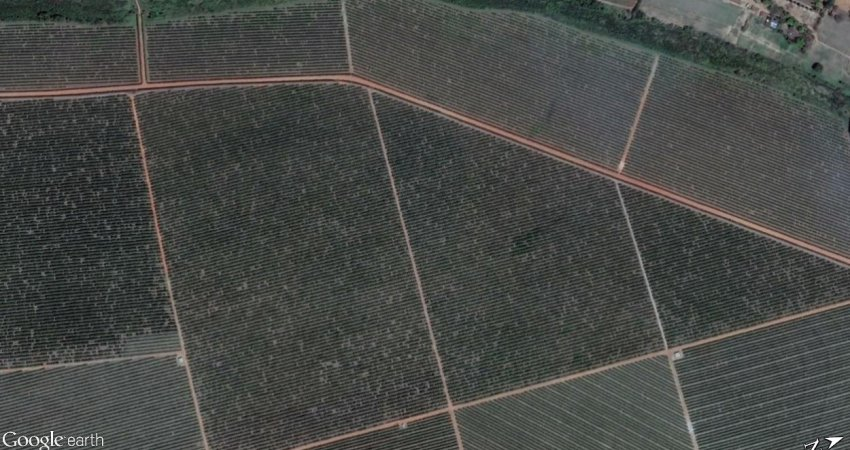
#> input picture lote3.jpg, 850 x 450 px
$ python script.py
#> lines starting #> are read from the running program, lines starting #| are printed output that depends on the picture; after the words box and inside, x2 and y2 are one past the last pixel; in counts of white or black regions, pixels touching at a corner belong together
import cv2
from matplotlib import pyplot as plt

img = cv2.imread("lote3.jpg")
#> img is the input picture: shape (450, 850, 3); mean B, G, R 70, 73.1, 71

#contorno
gray = cv2.cvtColor(img, cv2.COLOR_BGR2GRAY)

thresh = 100

ret,thresh_img = cv2.threshold(gray, thresh, 255, cv2.THRESH_BINARY)
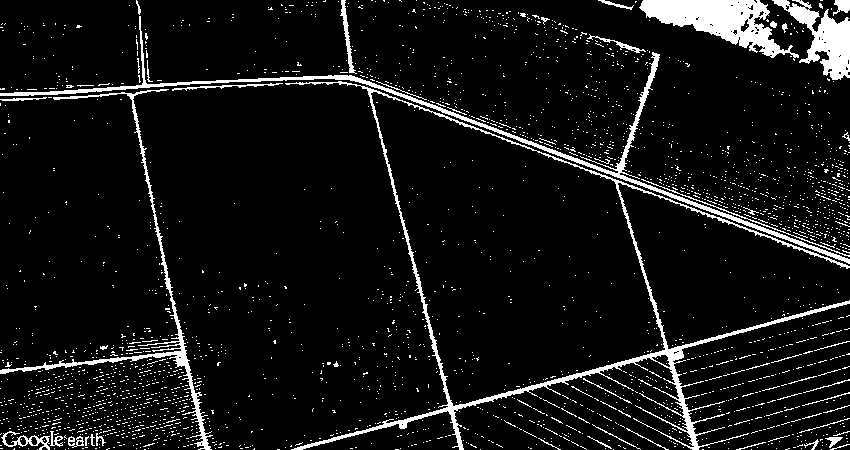
#> thresh_img: shape (450, 850); 7.7% white; 2631 white regions (2572 under 20 px)
#> ret = 100

contours, hierarchy = cv2.findContours(thresh_img, cv2.RETR_TREE, cv2.CHAIN_APPROX_SIMPLE)
#> contours = 2700 contours, 2672 with area under 20; largest, box (x1, y1, x2, y2) and area: (285, 81, 850, 450) 59416, (370, 91, 666, 407) 54839, (639, 0, 799, 61) 4091, (0, 16, 850, 264) 3000, (772, 0, 850, 80) 2332

for c in contours:
    #area do contorno
    area = cv2.contourArea(c)
    #segmentando contorno especifico
    if area > 54000 and area < 55000:
        #desenhando contorno
        cv2.drawContours(img, c, -1, (0, 0, 255), 3)
        cv2.putText(img, ("Area: " + str(area)), (50,50), cv2.FONT_HERSHEY_SIMPLEX, 1, (255,0,0), 2, cv2.LINE_AA)
        hectare = 10000
        #calculo de quantos hectares a area tem
        hectare_por_area = area/hectare
        cv2.putText(img, ("Hectare por area: " + str(hectare_por_area)), (50,100), cv2.FONT_HERSHEY_SIMPLEX, 1, (255,0,0), 2, cv2.LINE_AA)

        #calculo de sementes de milho por hectare
        taxa_semeadura_milho = 3
        espacamento_milho = 0.45
        sementes_milho_hectare = (hectare / espacamento_milho) * taxa_semeadura_milho * 1.1
        print("Milho:","\n",
              "Espaçamento: ", espacamento_milho, " metros" ,"\n",
              "Taxa de semeadura: ", taxa_semeadura_milho, " sementes/metro linear", "\n",
              "Sementes de milho por hectare: ", "{:.1f}".format(sementes_milho_hectare))

        #calculo de sementes de feijao por hectare
        peso_semente_feijao = 27.4
        taxa_semeadura_feijao = 12
        espacamento_feijao = 0.45
        taxa_germinacao_feijao = 85
        sementes_feijao_hectare = ((hectare * peso_semente_feijao * taxa_semeadura_feijao) / (espacamento_feijao * taxa_germinacao_feijao)) * 1.1
        print("Feijao:", "\n",
              "Peso de 100g de semente: ", peso_semente_feijao, " gramas" ,"\n",
              "Taxa de semeadura: ", taxa_semeadura_feijao, " sementes/metro linear", "\n",
              "Espaçamento: ", espacamento_feijao, " metros", "\n",
              "Sementes de feijao por hectare: ", "{:.1f}".format(sementes_feijao_hectare), " quilo/hectare")

        #quantos hectares serao usados para milho e feijao
        print("Você possui ", hectare_por_area , " hectares, quantos hectares gostaria de usar para plantar milho?")
        milho = float(input())
        hectare_restante = hectare_por_area - milho
        print("Você possui ", hectare_restante, " hectares restantes, quanto gostaria de usar para plantar feijao?")
        feijao = float(input())

        #calculo de quantas sementes precisara
        semente_milho = sementes_feijao_hectare * milho
        semente_feijao = sementes_feijao_hectare * feijao
        print("Voce precisará de ", "{:.1f}".format(semente_milho), " sementes de milho e ", "{:.1f}".format(semente_feijao), " quilos de feijao ")
        cv2.putText(img, "Milho: " + str(milho) + " hectares", (50,150), cv2.FONT_HERSHEY_SIMPLEX, 1, (255,0,0), 2, cv2.LINE_AA)
        cv2.putText(img, "Sementes: " + str("{:.1f}".format(semente_milho)), (50,200), cv2.FONT_HERSHEY_SIMPLEX, 1, (255,0,0), 2, cv2.LINE_AA)
        cv2.putText(img, "Feijao: " + str(feijao) + " hectares", (50,250), cv2.FONT_HERSHEY_SIMPLEX, 1, (255,0,0), 2, cv2.LINE_AA)
        cv2.putText(img, "Quilos de semente: " + str("{:.1f}".format(semente_feijao)), (50,300), cv2.FONT_HERSHEY_SIMPLEX, 1, (255,0,0), 2, cv2.LINE_AA)
#> this loop made 2700 passes; the answer given on pass 2186: 3
#> (area, hectare, hectare_por_area, taxa_semeadura_milho, espacamento_milho, sementes_milho_hectare, peso_semente_feijao, taxa_semeadura_feijao) on pass 2186: (54839, 10000, 5.48, 3, 0.45, 73333.3, 27.4, 12)
#> (c, area) on passes 1 to 6: ([[821, 449]], 0), ([[751, 449]], 0), ([[702, 449], [703, 449]], 0), ([[613, 449]], 0), ([[480, 449]], 0), ([[395, 449], [398, 449]], 0)
#| Milho:
#|  Espaçamento:  0.45  metros
#|  Taxa de semeadura:  3  sementes/metro linear
#|  Sementes de milho por hectare:  73333.3
#| Feijao:
#|  Peso de 100g de semente:  27.4  gramas
#|  Taxa de semeadura:  12  sementes/metro linear
#|  Espaçamento:  0.45  metros
#|  Sementes de feijao por hectare:  94556.9  quilo/hectare
#| Você possui  5.4839  hectares, quantos hectares gostaria de usar para plantar milho?
#> (further printed lines are left out)
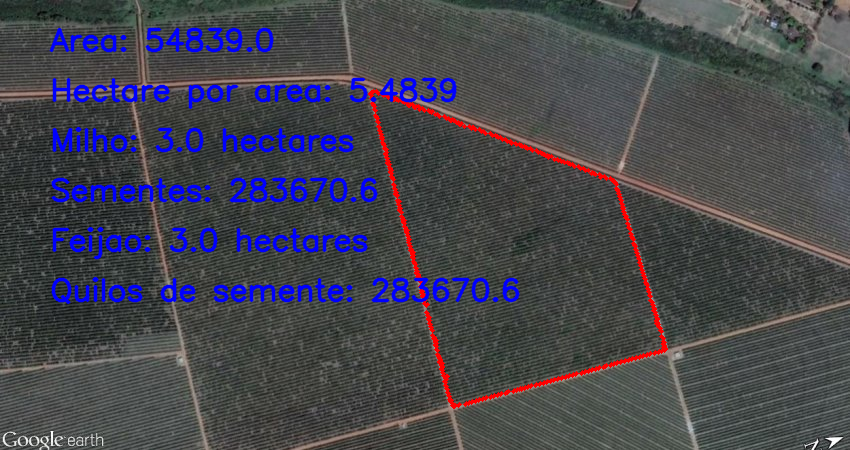
#> img: shape (450, 850, 3); 6.98% of pixels changed, all inside (x1, y1, x2, y2) = (49, 27, 668, 409)

plt.imshow(img)
plt.show()
